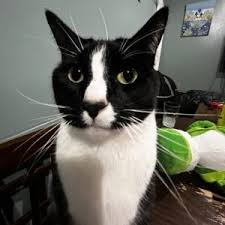
%> input picture histogram_equilsation/cat.jpg, 225 x 225 px
$ octave histogram_eq_inbuilt.m   (GNU Octave 9; MATLAB toolbox functions it lacks are replaced by stand-ins)
%> lines starting %> are read from the running program, lines starting %| are printed output that depends on the picture
clc;
close all;

% Read the image
I = imread('cat.jpg');
%> I is the input picture: size 225x225x3 uint8; mean R, G, B 101.7, 101.5, 93

if size(I, 3) == 3
    I = rgb2gray(I);
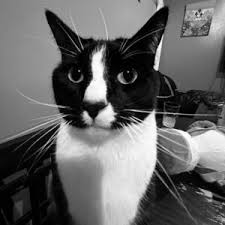
%> I: size 225x225 uint8; min 0, max 255, mean 100.6
end

equalized_image = histeq(I);
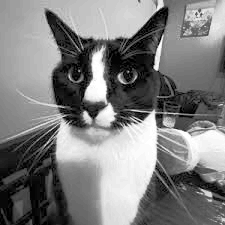
%> equalized_image: size 225x225 uint8; min 0, max 255, mean 126.3

figure;
subplot(2, 2, 1);
imshow(I);
title('Original Image');

subplot(2, 2, 2);
imshow(equalized_image);
title('Equalized Image');

subplot(2, 2, 3);
imhist(I);
title('Original Histogram');
xlabel('Pixel Intensity');
ylabel('Frequency');

subplot(2, 2, 4);
imhist(equalized_image);
title('Equalized Histogram');
xlabel('Pixel Intensity');
ylabel('Frequency');
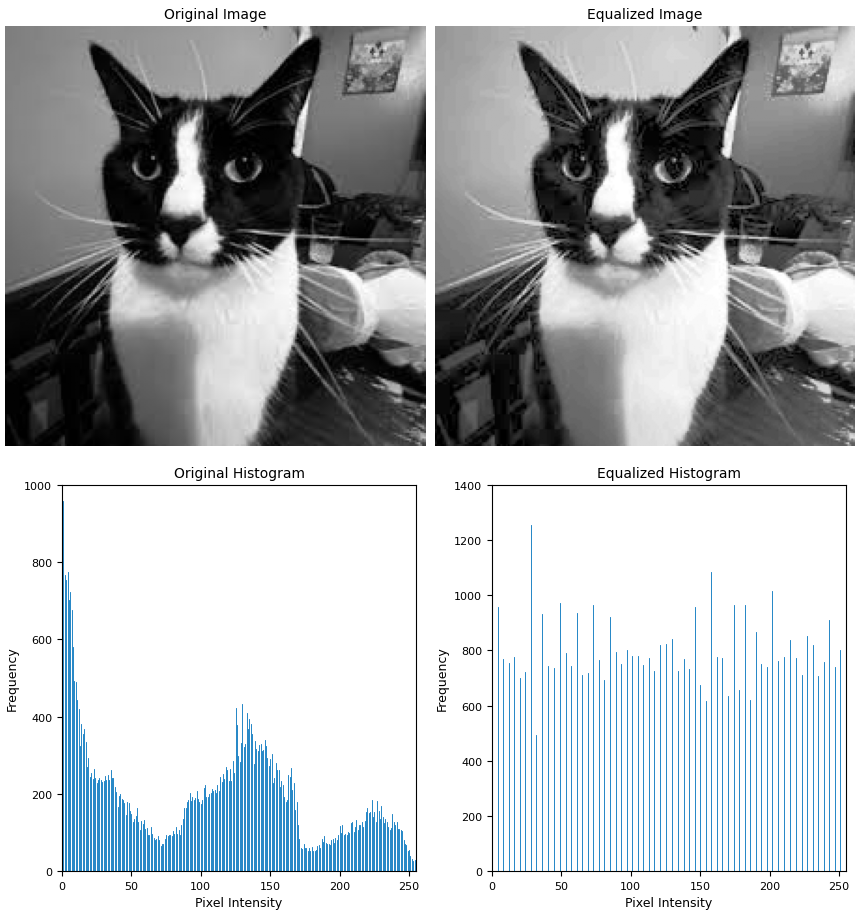
%> figure redrawn from the program's plot data, 4 panels
